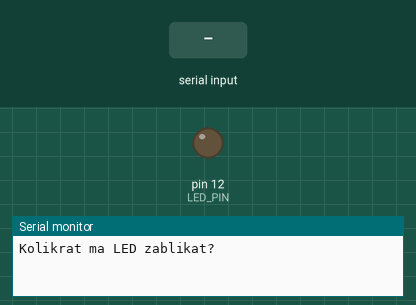
This sketch was run on a simulated Arduino Uno, built with avr-gcc and run on an emulated ATmega328P. Shown: output pins drawn as LEDs (lit = HIGH), the last lines printed to the serial monitor. Dashed ring = blinking. Inputs (shaded band) come from the test bench.

Above: at 1.2 s.
1.3 s: "5\n" received over Serial
At 1.4 s:
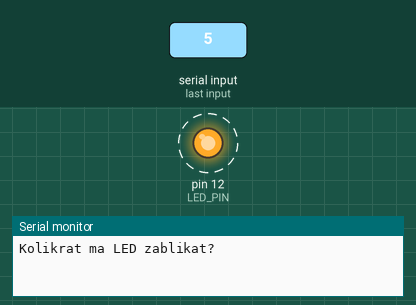
4.3 s: "90,45\n" received over Serial
At 4.8 s:
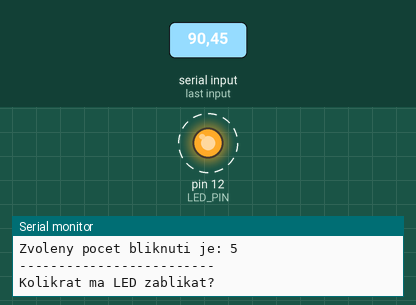
Timing chart, 0 to 13.3 s (numbered marks = the images above; inputs shaded):
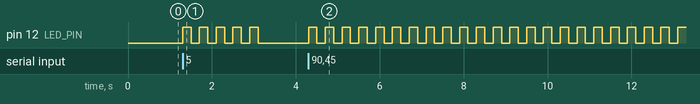

The sketch:

blikani-led-podle-uzivatele.ino
```cpp
// Nastavení čísla pinu, na kterém je LED
#define LED_PIN 12

// Proměnná, do které si uložíme počet bliknutí od uživatele
int pocetBliknuti = 0;

// Proměnná, která hlídá, jestli jsme už položili otázku
bool validace = false;

void setup()
{
  pinMode(LED_PIN, OUTPUT);   // Nastavíme pin jako výstup (LED budeme ovládat)
  Serial.begin(9600);     // Spustíme komunikaci přes Serial monitor
}

void loop()
{
  // Pokud jsme ještě nevytiskli otázku, tak ji vytiskneme
  if (!validace)
  {
    Serial.println("Kolikrat ma LED zablikat?");
    validace = true;      // Nastavíme na true, abychom otázku tiskli jen jednou
  }

  // Pokud uživatel něco poslal do Serial monitoru
  if (Serial.available() > 0)
  {
    // Přečteme číslo jako integer (parseInt ignoruje písmena)
    pocetBliknuti = Serial.parseInt();

    // Smyčka, která zabliká LED daný počet krát
    for (int i = 1; i <= pocetBliknuti; i++)
    {
      digitalWrite(LED_PIN, HIGH);  // Zapnout LED
      delay(200);               // Počkat 200 ms
      digitalWrite(LED_PIN, LOW);   // Vypnout LED
      delay(200);               // Počkat 200 ms
    }

    // Vypsání potvrzení počtu bliknutí
    Serial.print("Zvoleny pocet bliknuti je: ");
    Serial.println(pocetBliknuti);

    // Oddělovač pro přehlednost
    Serial.println("-------------------------");

    // Vracíme se zpět na začátek – opět chceme zobrazit otázku
    validace = false;
  }
}
```

Measured:
- after the input at 1.3 s, pin 12 (LED_PIN): alternates HIGH for 0.20 s and LOW for 0.20 s, 10 changes in all, then stays LOW, starting at once
- after the input at 4.3 s, pin 12 (LED_PIN): alternates HIGH for 0.20 s and LOW for 0.20 s, starting at once
